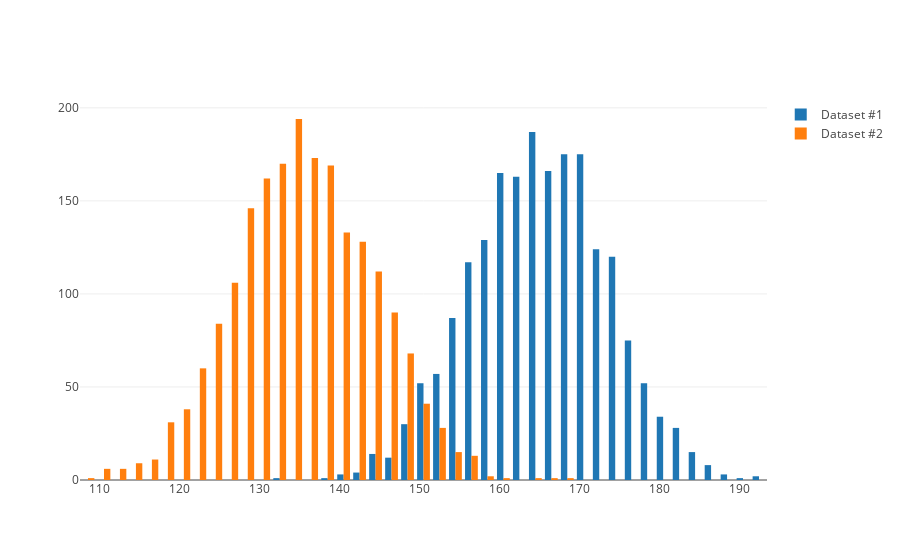

This figure's notebook cell:
### Markdown cell above
Now let's create two histograms with `plotly.graph_objs.Histogram()`, and see how they look when we try to put them in the same plot.

### Code cell
# Create some random data with numpy
x1 = np.random.binomial(n=300, p=0.55, size=2000)
x2 = np.random.binomial(n=300, p=0.45, size=2000)

hist1 = go.Histogram(x=x1, name='Dataset #1')
hist2 = go.Histogram(x=x2, name='Dataset #2')
data  = [hist1, hist2]

py.iplot(data)

### Figure 1 — Plotly figure (JSON) as saved in the notebook; plotly's stock layout.template omitted (floating-point values rounded to 4 significant figures; data arrays with more than 128 entries replaced by an {"elided": "..."} marker saying what was removed)
{"data": [{"name": "Dataset #1", "type": "histogram", "uid": "720395b4-2051-4d64-8953-196408bd70b4", "x": {"elided": "2000 int values"}}, {"name": "Dataset #2", "type": "histogram", "uid": "003967f5-b375-4a85-a623-5bf33cb68eb3", "x": {"elided": "2000 int values"}}], "layout": {}}
